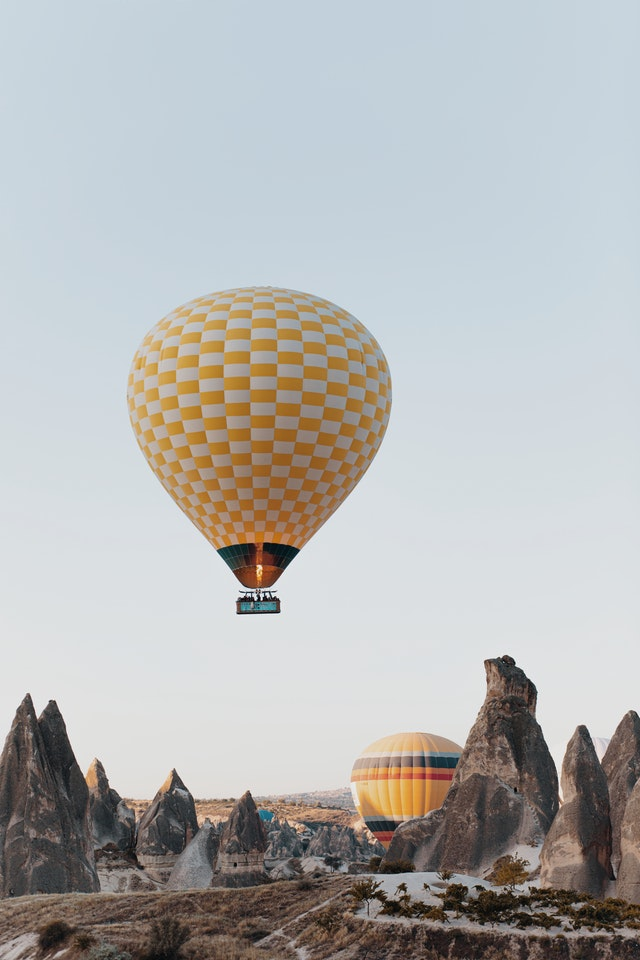
#> input picture OPENCV/alistirmalar2/aircraft.jpg, 640 x 960 px, found by its file name; the run also reads 1 picture not shown here
$ python image_comparison.py
#> lines starting #> are read from the running program, lines starting #| are printed output that depends on the picture
import cv2
import numpy as np

path1 = "C:\\Users\\zelih\\OneDrive\\Belgeler\\OPENCV\\alistirmalar2\\aircraft.jpg"
path2 = "C:\\Users\\zelih\\OneDrive\\Belgeler\\OPENCV\\alistirmalar2\\aircraft1.jpg"

img1 = cv2.imread(path1)
#> img1 is the input picture: shape (960, 640, 3); mean B, G, R 179.6, 180.6, 180.1
img1 = cv2.resize(img1,(640,550))
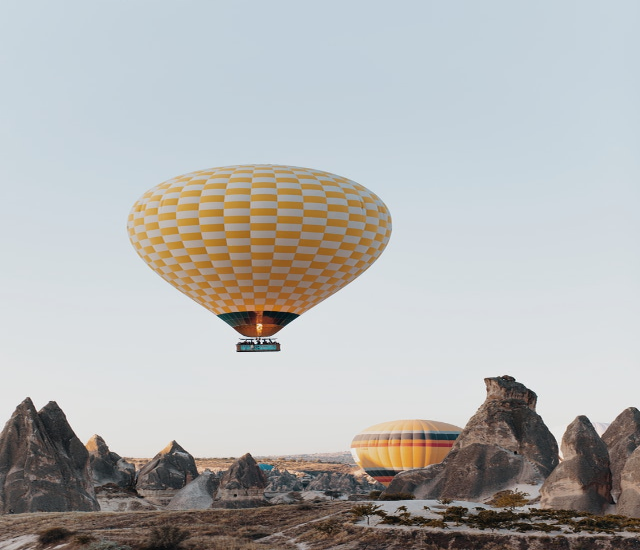
#> img1: shape (550, 640, 3); mean B, G, R 179.6, 180.6, 180.1

img2 = cv2.imread(path2)
img2 = cv2.resize(img2,(640,550))

img3 = cv2.medianBlur(img1, 7)
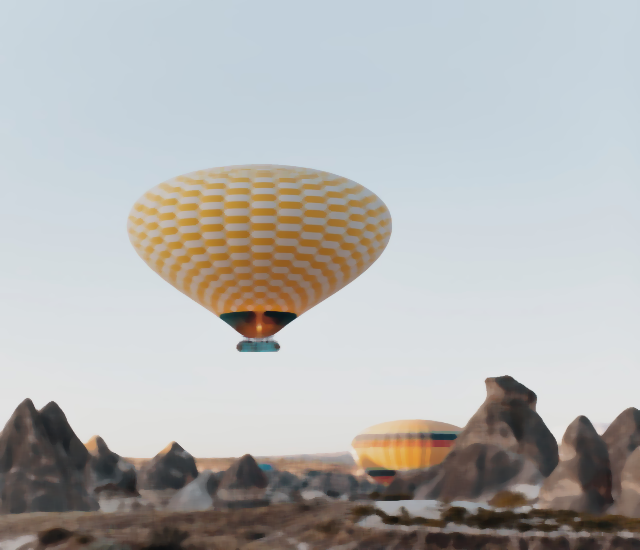
#> img3: shape (550, 640, 3); mean B, G, R 179.6, 180.5, 180


'''
#shape metodu ile resimlerin boyutlarini ogrenebiliyoruz
if img1.shape == img2.shape:
    print("Same Size")
else:
    print("Not Same")
'''

# Eger resimlerde bir fark varsa bunlari degiskenlerde depolayacaz daha sonra karsilastirmak icin

# diff = difference
# subtract() fonksiyonu iki resmi karsilastiri ve farkli olan yerlerin rengini degistirir.
# alacagi parametreler karsilastirma yapacagi resimler olur
diff = cv2.subtract(img1, img3)
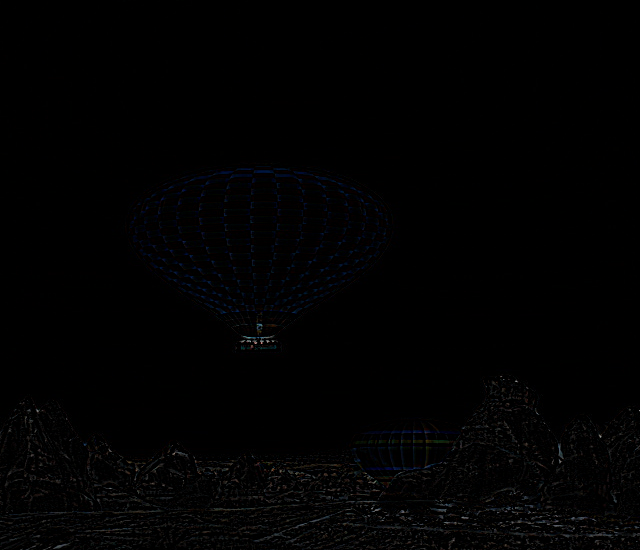
#> diff: shape (550, 640, 3); mean B, G, R 1.9, 1.6, 1.6

# diff'i parcalayip tek tek b,g,r degerlerine ulasilir
b,g,r = cv2.split(diff)
print(b) # sifirlardan olusan bir cikti alinir
#> (printed output is left out)

# countNonZero() fonksiyonu diff icinde 0(sifir) olmayan degerleri bulmayi amaclar
# bu resimde bazi yerlerin farkli oldugu anlamina gelir farklilik varsa siyah olmayan yerler var

if cv2.countNonZero(b) == 0 and  cv2.countNonZero(g) == 0 and  cv2.countNonZero(r) == 0:
    print("Completely Equal")
else:
    print("NOT Completely Equal")


cv2.imshow("difference", diff)
# simsiyah bir ekran gelmesi resimler arasinda hic bir fark olmadigini gösterir.
# ayni olan yerler siyaha farkli ola yerler beyaza boyanir
'''
cv2.imshow("Aircraft",img1)
cv2.imshow("Aircraft1",img2)
'''


cv2.waitKey(0)
cv2.destroyAllWindows()
